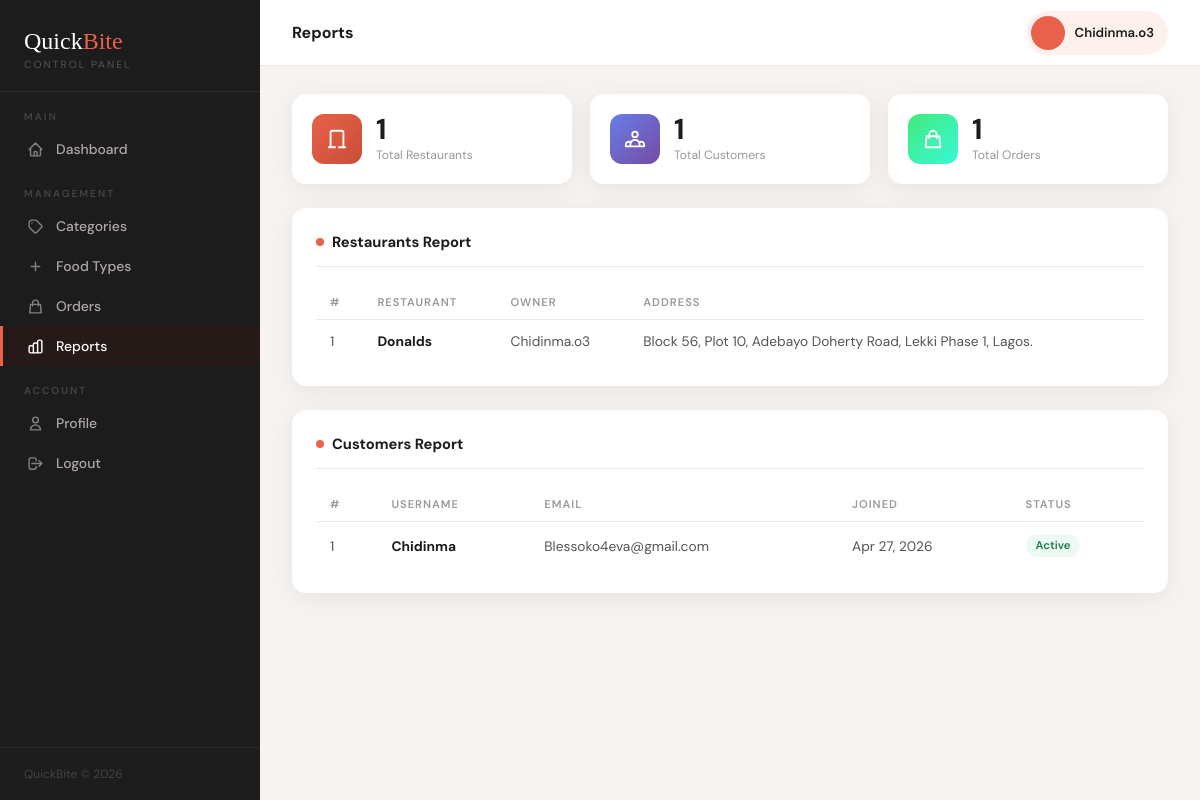
Screenshot of /admin-panel/reports/ (signed in) with the database file from the repository.
### accounts/models.py (models this page shows, shortened)
class CustomUser(AbstractUser):
    ROLE_CHOICES = [
        ('customer', 'Customer'),
        ('owner', 'Restaurant Owner'),
        ('admin', 'Admin'),
    ]
    role = models.CharField(max_length=20, choices=ROLE_CHOICES, default='customer')
    phone = models.CharField(max_length=20, blank=True)
    address = models.TextField(blank=True)

### restaurant/models.py (models this page shows, shortened)
class Restaurant(models.Model):
    name = models.CharField(max_length=150)
    owner = models.ForeignKey(
        settings.AUTH_USER_MODEL,
        on_delete=models.CASCADE
    )
    address = models.TextField(blank=True)
    image = models.ImageField(upload_to='restaurants/', blank=True, null=True)

### adminpanel/views.py (the view)
# urls.py: path('reports/', views.reports, name='reports'),
@login_required
@user_passes_test(is_admin)
def reports(request):
    restaurants = Restaurant.objects.all()
    customers = User.objects.filter(is_staff=False)
    carts = Cart.objects.select_related('user').all()
    context = {
        'restaurants': restaurants,
        'customers': customers,
        'carts': carts,
    }
    return render(request, 'adminpanel/reports.html', context)

### adminpanel/views.py (called while the page is built)
def is_admin(user):
    return user.is_authenticated and user.is_staff

### templates/adminpanel/Reports.html (shortened to what this page needs)
{% extends 'adminpanel/base.html' %}
{% block page_title %}Reports{% endblock %}
{% block content %}
<div class="stats-grid mb-24" style="grid-template-columns: repeat(3,1fr);">
    <div class="stat-card">
        <div class="stat-icon" style="background:linear-gradient(135deg,#e8614a,#c94e38);">
            <svg fill="none" stroke="currentColor" viewBox="0 0 24 24"><path stroke-linecap="round" stroke-linejoin="round" stroke-width="2" d="M19 21V5a2 2 0 00-2-2H7a2 2 0 00-2 2v16m14 0h2m-2 0h-5m-9 0H3m2 0h5"/></svg>
        </div>
        <div>
            <div class="stat-number">{{ restaurants|length }}</div>
            <div class="stat-label">Total Restaurants</div>
        </div>
    </div>
    <div class="stat-card">
        <div class="stat-icon" style="background:linear-gradient(135deg,#667eea,#764ba2);">
        </div>
        <div>
            <div class="stat-number">{{ customers|length }}</div>
            <div class="stat-label">Total Customers</div>
        </div>
    </div>
    <div class="stat-card">
        <div class="stat-icon" style="background:linear-gradient(135deg,#43e97b,#38f9d7);">
            <svg fill="none" stroke="currentColor" viewBox="0 0 24 24"><path stroke-linecap="round" stroke-linejoin="round" stroke-width="2" d="M16 11V7a4 4 0 00-8 0v4M5 9h14l1 12H4L5 9z"/></svg>
        </div>
        <div>
            <div class="stat-number">{{ carts|length }}</div>
            <div class="stat-label">Total Orders</div>
        </div>
    </div>
</div>
<div class="card mb-24">
    <div class="card-title">Restaurants Report</div>
    <table>
        <thead>
            <tr><th>#</th><th>Restaurant</th><th>Owner</th><th>Address</th></tr>
        </thead>
        <tbody>
            {% for r in restaurants %}
            <tr>
                <td>{{ forloop.counter }}</td>
                <td><strong>{{ r.name }}</strong></td>
                <td>{{ r.owner.username }}</td>
                <td>{{ r.address|default:"—" }}</td>
            </tr>
            {% empty %}
            <tr><td colspan="4" style="text-align:center;color:#aaa;padding:24px;">No restaurants.</td></tr>
            {% endfor %}
        </tbody>
    </table>
</div>
<div class="card">
    <div class="card-title">Customers Report</div>
    <table>
        <thead>
            <tr><th>#</th><th>Username</th><th>Email</th><th>Joined</th><th>Status</th></tr>
        </thead>
        <tbody>
            {% for c in customers %}
            <tr>
                <td>{{ forloop.counter }}</td>
                <td><strong>{{ c.username }}</strong></td>
                <td>{{ c.email|default:"—" }}</td>
                <td>{{ c.date_joined|date:"M d, Y" }}</td>
                <td>
                    {% if c.is_active %}<span class="badge badge-active">Active</span>
                    {% else %}<span class="badge badge-inactive">Inactive</span>{% endif %}
                </td>
            </tr>
            {% empty %}
            <tr><td colspan="5" style="text-align:center;color:#aaa;padding:24px;">No customers.</td></tr>
            {% endfor %}
        </tbody>
    </table>
</div>
{% endblock %}

### templates/adminpanel/base.html (shortened to what this page needs)
<!DOCTYPE html>
<html lang="en">
<head>
</head>
<body>
<nav id="sidebar">
    <div class="sidebar-brand">
        <div class="logo-text">Quick<span>Bite</span></div>
        <div class="logo-sub">Control Panel</div>
    </div>
    <div class="nav-section">Main</div>
    <a href="{% url 'adminpanel:dashboard' %}" class="nav-link {% if request.resolver_match.url_name == 'dashboard' %}active{% endif %}">
        <svg fill="none" stroke="currentColor" viewBox="0 0 24 24"><path stroke-linecap="round" stroke-linejoin="round" stroke-width="2" d="M3 12l2-2m0 0l7-7 7 7M5 10v10a1 1 0 001 1h3m10-11l2 2m-2-2v10a1 1 0 01-1 1h-3m-6 0a1 1 0 001-1v-4a1 1 0 011-1h2a1 1 0 011 1v4a1 1 0 001 1m-6 0h6"/></svg>
        Dashboard
    </a>
    <div class="nav-section">Management</div>
    <a href="{% url 'adminpanel:categories' %}" class="nav-link {% if request.resolver_match.url_name == 'categories' %}active{% endif %}">
        <svg fill="none" stroke="currentColor" viewBox="0 0 24 24"><path stroke-linecap="round" stroke-linejoin="round" stroke-width="2" d="M7 7h.01M7 3h5c.512 0 1.024.195 1.414.586l7 7a2 2 0 010 2.828l-7 7a2 2 0 01-2.828 0l-7-7A1.994 1.994 0 013 12V7a4 4 0 014-4z"/></svg>
        Categories
    </a>
    <a href="{% url 'adminpanel:food_types' %}" class="nav-link {% if request.resolver_match.url_name == 'food_types' %}active{% endif %}">
        <svg fill="none" stroke="currentColor" viewBox="0 0 24 24"><path stroke-linecap="round" stroke-linejoin="round" stroke-width="2" d="M12 6v6m0 0v6m0-6h6m-6 0H6"/></svg>
        Food Types
    </a>
    <a href="{% url 'adminpanel:orders' %}" class="nav-link {% if request.resolver_match.url_name == 'orders' %}active{% endif %}">
        <svg fill="none" stroke="currentColor" viewBox="0 0 24 24"><path stroke-linecap="round" stroke-linejoin="round" stroke-width="2" d="M16 11V7a4 4 0 00-8 0v4M5 9h14l1 12H4L5 9z"/></svg>
        Orders
    </a>
    <a href="{% url 'adminpanel:reports' %}" class="nav-link {% if request.resolver_match.url_name == 'reports' %}active{% endif %}">
        Reports
    </a>
    <div class="nav-section">Account</div>
    <a href="{% url 'adminpanel:profile' %}" class="nav-link {% if request.resolver_match.url_name == 'profile' %}active{% endif %}">
        <svg fill="none" stroke="currentColor" viewBox="0 0 24 24"><path stroke-linecap="round" stroke-linejoin="round" stroke-width="2" d="M16 7a4 4 0 11-8 0 4 4 0 018 0zM12 14a7 7 0 00-7 7h14a7 7 0 00-7-7z"/></svg>
        Profile
    </a>
    <a href="{% url 'logout' %}" class="nav-link">
        <svg fill="none" stroke="currentColor" viewBox="0 0 24 24"><path stroke-linecap="round" stroke-linejoin="round" stroke-width="2" d="M17 16l4-4m0 0l-4-4m4 4H7m6 4v1a3 3 0 01-3 3H6a3 3 0 01-3-3V7a3 3 0 013-3h4a3 3 0 013 3v1"/></svg>
        Logout
    </a>
    <div class="sidebar-footer">QuickBite &copy; 2026</div>
</nav>
<div id="main">
    <div class="topbar">
        <div class="topbar-title">{% block page_title %}Dashboard{% endblock %}</div>
        <div class="admin-badge">
            <div class="admin-avatar">{{ request.user.first_name|first|upper }}{{ request.user.last_name|first|upper }}</div>
            <div class="admin-name">{{ request.user.get_full_name|default:request.user.username }}</div>
        </div>
    </div>
    <div class="page-content">
        {% block content %}{% endblock %}
    </div>
</div>
</body>
</html>

### templates/adminpanel/base.html (style rules this page uses)
*, *::before, *::after { box-sizing: border-box; margin: 0; padding: 0; }
:root { --coral: #e8614a; --coral-light: #f0826e; --coral-pale: #fdf0ed; --coral-dark: #c94e38; --sidebar-bg: #1c1c1c; --sidebar-text: #b0a9a7; --body-bg: #f7f3f1; --white: #ffffff; --text-dark: #1c1c1c; --text-mid: #555; --text-light: #999; --border: #ede8e6; --shadow: 0 4px 24px rgba(0,0,0,0.07); --radius: 14px; }
body { font-family: 'DM Sans', sans-serif; background: var(--body-bg); color: var(--text-dark); display: flex; min-height: 100vh; }
#sidebar { width: 260px; min-height: 100vh; background: var(--sidebar-bg); position: fixed; top: 0; left: 0; display: flex; flex-direction: column; z-index: 100; }
.sidebar-brand { padding: 28px 24px 20px; border-bottom: 1px solid #2e2e2e; }
.sidebar-brand .logo-text { font-family: 'Playfair Display', serif; font-size: 1.5rem; color: var(--white); }
.sidebar-brand .logo-text span { color: var(--coral); }
.sidebar-brand .logo-sub { font-size: 0.65rem; color: #555; letter-spacing: 2px; text-transform: uppercase; margin-top: 3px; }
.nav-section { font-size: 0.63rem; text-transform: uppercase; letter-spacing: 2px; color: #444; padding: 18px 24px 6px; font-weight: 600; }
.nav-link { display: flex; align-items: center; gap: 12px; padding: 11px 24px; color: var(--sidebar-text); text-decoration: none; font-size: 0.87rem; font-weight: 500; transition: all 0.2s; border-left: 3px solid transparent; }
.nav-link.active { color: var(--white); background: #261a18; border-left-color: var(--coral); }
.nav-link svg { width: 17px; height: 17px; flex-shrink: 0; opacity: 0.7; }
.nav-link.active svg { opacity: 1; }
.sidebar-footer { margin-top: auto; padding: 18px 24px; border-top: 1px solid #2a2a2a; font-size: 0.75rem; color: #444; }
#main { margin-left: 260px; flex: 1; display: flex; flex-direction: column; }
.topbar { background: var(--white); padding: 0 32px; height: 66px; display: flex; align-items: center; justify-content: space-between; border-bottom: 1px solid var(--border); position: sticky; top: 0; z-index: 50; }
.topbar-title { font-size: 1rem; font-weight: 700; }
.admin-badge { display: flex; align-items: center; gap: 10px; background: var(--coral-pale); padding: 5px 14px 5px 5px; border-radius: 40px; }
.admin-avatar { width: 34px; height: 34px; background: var(--coral); border-radius: 50%; display: flex; align-items: center; justify-content: center; color: white; font-weight: 700; font-size: 0.78rem; }
.admin-name { font-size: 0.82rem; font-weight: 600; }
.page-content { padding: 28px 32px; flex: 1; }
.card { background: var(--white); border-radius: var(--radius); box-shadow: var(--shadow); padding: 24px; }
.card-title { font-size: 0.92rem; font-weight: 700; margin-bottom: 18px; padding-bottom: 14px; border-bottom: 1px solid var(--border); display: flex; align-items: center; gap: 8px; }
.card-title::before { content: ''; width: 8px; height: 8px; background: var(--coral); border-radius: 50%; display: inline-block; }
.stats-grid { display: grid; grid-template-columns: repeat(4, 1fr); gap: 18px; margin-bottom: 26px; }
.stat-card { background: var(--white); border-radius: var(--radius); padding: 20px; box-shadow: var(--shadow); display: flex; align-items: center; gap: 14px; transition: transform 0.2s; }
.stat-icon { width: 50px; height: 50px; border-radius: 12px; display: flex; align-items: center; justify-content: center; flex-shrink: 0; }
.stat-icon svg { width: 22px; height: 22px; color: white; }
.stat-number { font-size: 1.8rem; font-weight: 700; line-height: 1; }
.stat-label { font-size: 0.76rem; color: var(--text-light); margin-top: 4px; }
table { width: 100%; border-collapse: collapse; font-size: 0.86rem; }
thead th { padding: 10px 14px; text-align: left; font-size: 0.7rem; text-transform: uppercase; letter-spacing: 1px; color: var(--text-light); font-weight: 600; border-bottom: 1px solid var(--border); }
tbody tr { border-bottom: 1px solid var(--border); transition: background 0.15s; }
tbody tr:last-child { border-bottom: none; }
tbody td { padding: 12px 14px; color: var(--text-mid); vertical-align: middle; }
td strong { color: var(--text-dark); }
.badge { display: inline-block; padding: 4px 10px; border-radius: 20px; font-size: 0.71rem; font-weight: 600; }
.badge-active { background: #edfaf1; color: #1a7f4b; }
.mb-24 { margin-bottom: 24px; }

### rows the page displays
CustomUser: user.get_full_name "Chidinma.o3"
Restaurant: name "Donalds", owner.username "Chidinma.o3", address "Block 56, Plot 10, Adebayo Doherty Road, Lekki Phase 1, Lagos."
CustomUser: username "Chidinma", email "Blessoko4eva@gmail.com", date_joined "Apr 27, 2026", is_active "Active"

### other values shown
{{ restaurants|length }} "1"
{{ customers|length }} "1"
{{ carts|length }} "1"
